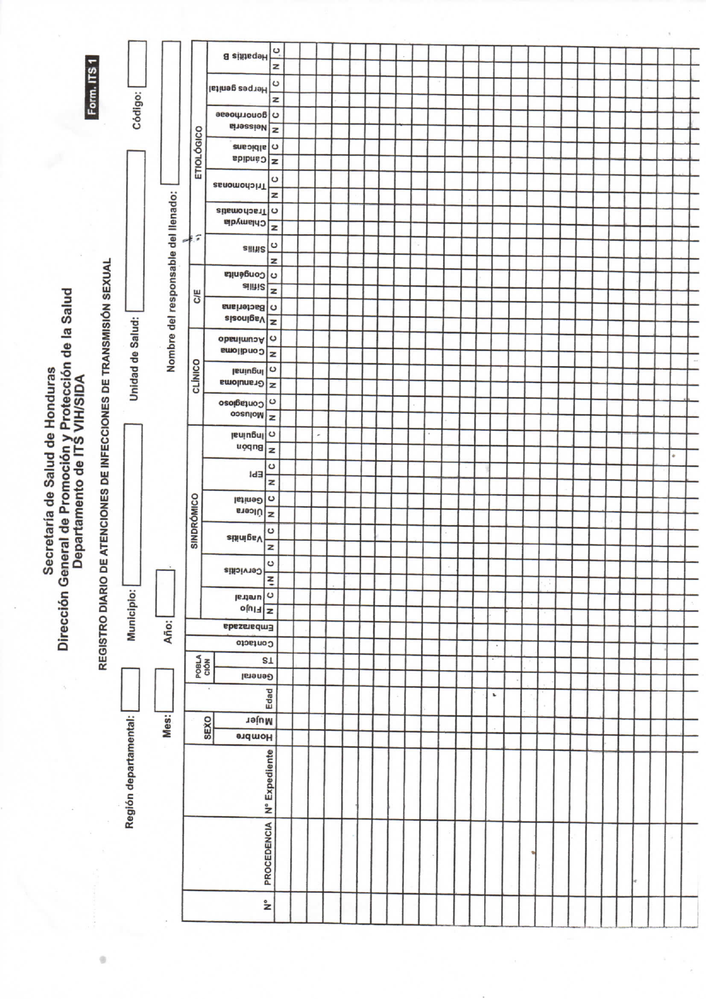
#> input picture assets/forms/its1-reference.png, 706 x 999 px, shrunk from 1240 x 1755 before the run
$ python generate_official_its_forms.py
#> lines starting #> are read from the running program, lines starting #| are printed output that depends on the picture
from __future__ import annotations

import argparse
from pathlib import Path

from PIL import Image
from reportlab.lib.pagesizes import A4, landscape
from reportlab.pdfgen import canvas


ROOT = Path(__file__).resolve().parents[1]
FORM_SOURCES = {
    "its1": ROOT / "assets" / "forms" / "its1-reference.png",
    "its2": ROOT / "assets" / "forms" / "its2-reference.png",
}


def prepare_page(source: Path, destination: Path) -> None:
    """Rotate the original scan into its official landscape print orientation."""
    with Image.open(source) as image:
#> image is the input picture: PIL image 706x999 RGB; mean R, G, B 231.9, 231.5, 231.5
        page = image.convert("RGB").rotate(-90, expand=True)
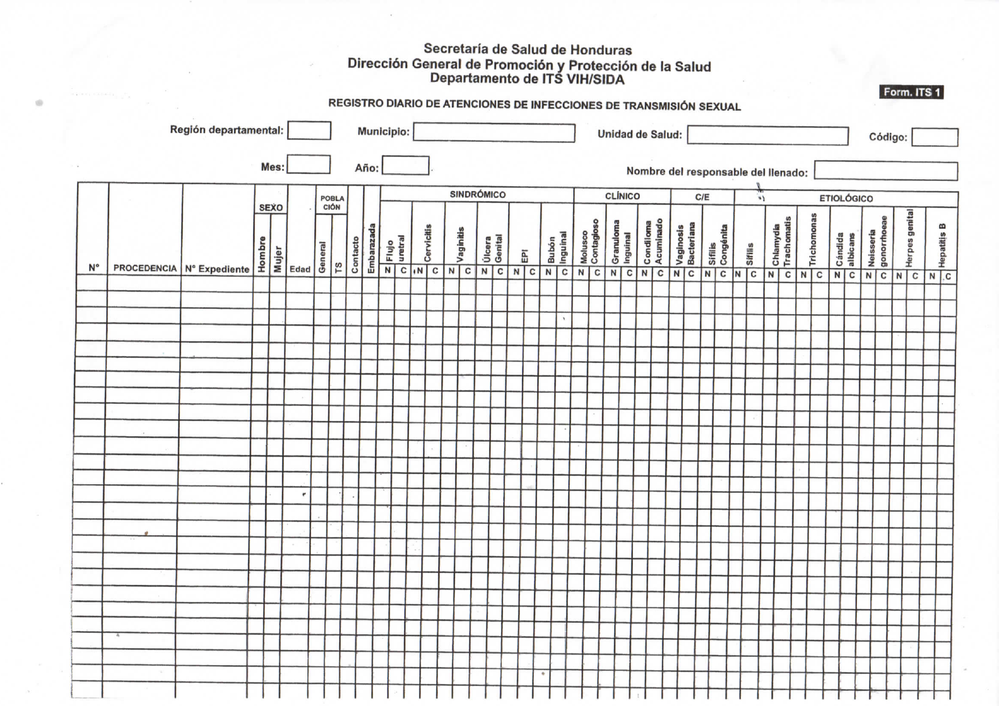
#> page: PIL image 999x706 RGB; mean R, G, B 231.9, 231.5, 231.5
        page.save(destination, format="PNG", optimize=True, dpi=(300, 300))


def write_pdf(page_image: Path, destination: Path) -> None:
    page_width, page_height = landscape(A4)
    document = canvas.Canvas(str(destination), pagesize=(page_width, page_height))
    document.setTitle(destination.stem.upper())
    document.setAuthor("SIGVITS - Secretaría de Salud de Honduras")
    document.drawImage(
        str(page_image),
        0,
        0,
        width=page_width,
        height=page_height,
        preserveAspectRatio=True,
        anchor="c",
    )
    document.showPage()
    document.save()


def generate(output_dir: Path, preview_dir: Path) -> None:
    output_dir.mkdir(parents=True, exist_ok=True)
    preview_dir.mkdir(parents=True, exist_ok=True)

    for code, source in FORM_SOURCES.items():
        if not source.exists():
            raise FileNotFoundError(f"No se encontró la imagen oficial de {code.upper()}: {source}")
        preview = preview_dir / f"formato-{code}-pagina.png"
        prepare_page(source, preview)
        write_pdf(preview, output_dir / f"formato-{code}-oficial.pdf")
#> (the call stopped at in write_pdf, `page_width, page_height = landscape(A4)`: reportlab is not available in this run)
#> pass 2 of the loop in generate, `for code, source in FORM_SOURCES.items():`:
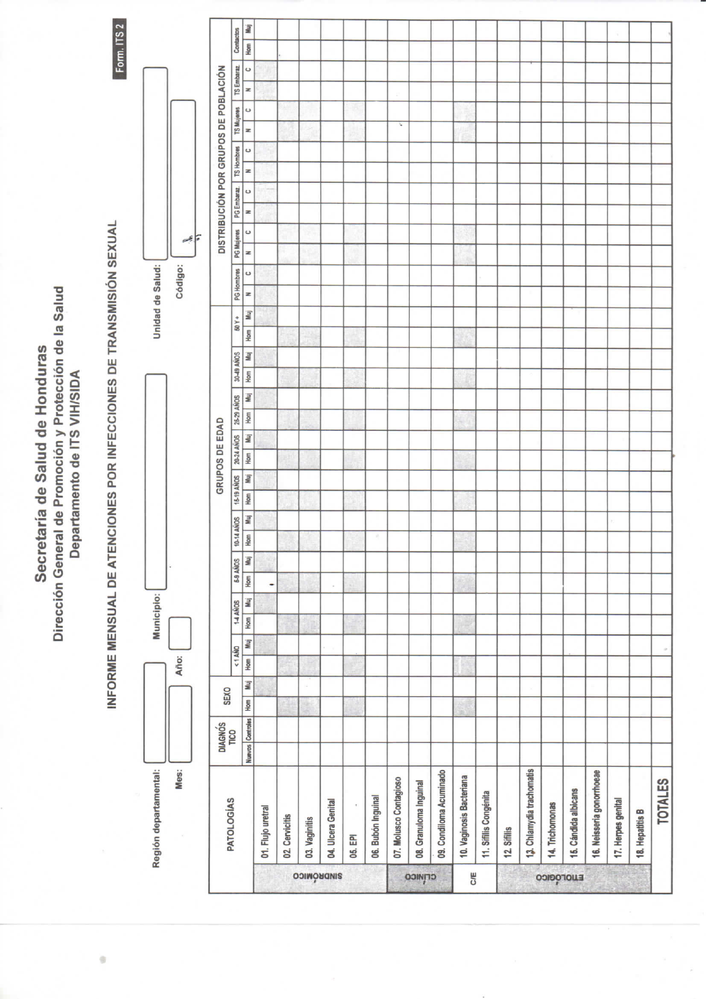
#> input picture assets/forms/its2-reference.png, 706 x 999 px, shrunk from 1240 x 1755 before the run
#> in prepare_page, image is the input picture: PIL image 706x999 RGB; mean R, G, B 239.8, 239.7, 239.7
#> in prepare_page (call 2), `page = image.convert("RGB").rotate(-90, expand=True)`:
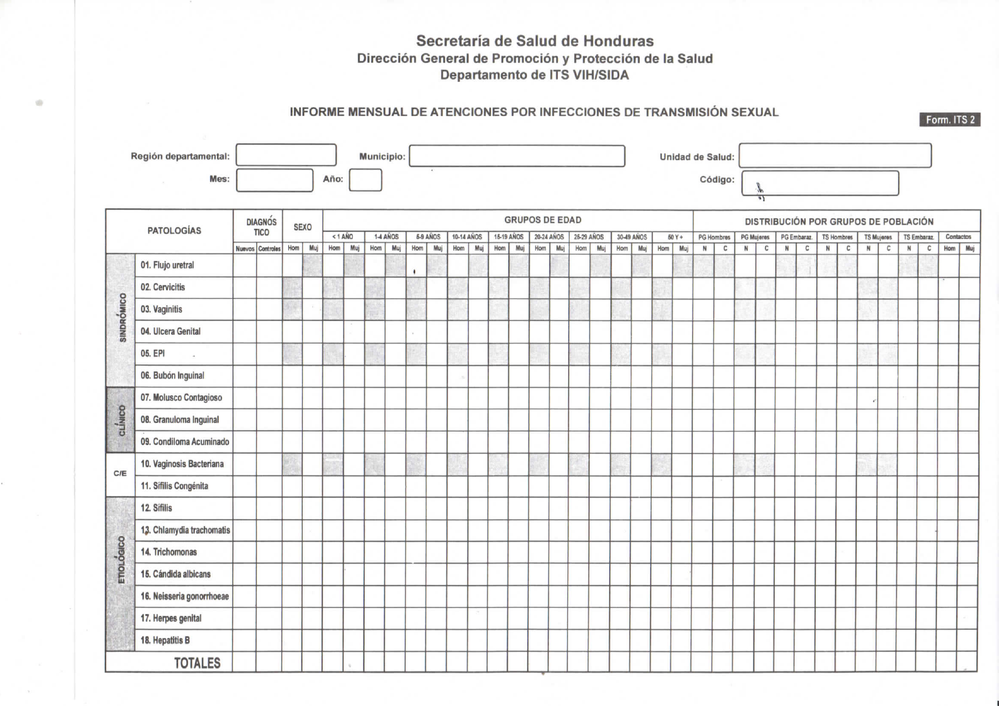
#> page: PIL image 999x706 RGB; mean R, G, B 239.8, 239.7, 239.7


def parse_args() -> argparse.Namespace:
    parser = argparse.ArgumentParser(
        description="Genera los formatos oficiales ITS-1 e ITS-2 listos para impresión A4 horizontal."
    )
    parser.add_argument(
        "--output-dir",
        type=Path,
        default=ROOT / "output" / "pdf",
        help="Directorio de salida para los PDF finales.",
    )
    parser.add_argument(
        "--preview-dir",
        type=Path,
        default=ROOT / "tmp" / "pdfs" / "rendered-forms",
        help="Directorio de imágenes intermedias para verificación visual.",
    )
    return parser.parse_args()


if __name__ == "__main__":
    arguments = parse_args()
    generate(arguments.output_dir.resolve(), arguments.preview_dir.resolve())
